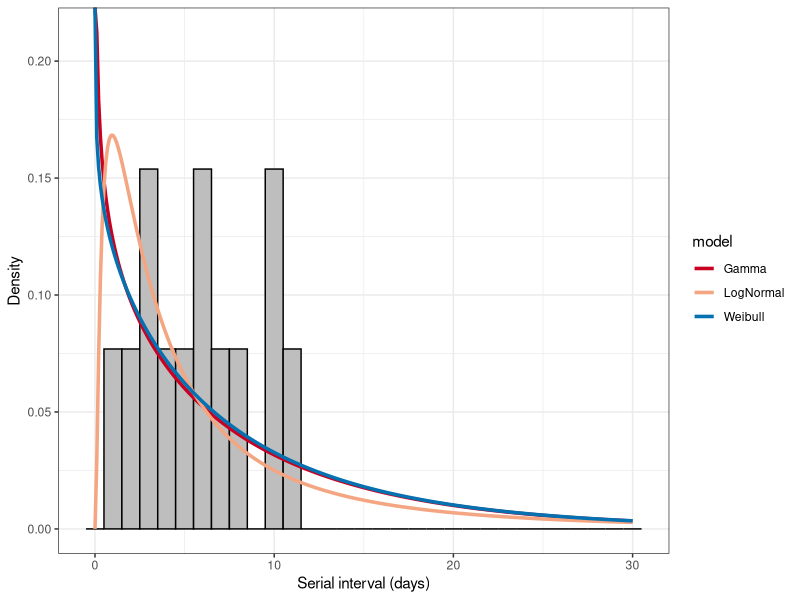

Recreate this plot in R.
############################################################
#Aim: to visualize the fitted models of Ward et al. (2022) BMJ
#Final edit: 16 March 2022
#Editor: Fumi Miura
############################################################
###Procedure
#0. Package 
#1. Data 
#2. Model parameters
#3. Visualization
############################################################

###0. Package -----
library(tidyverse)

###1. Data -----
## raw data offig-5
fig5_data <- data.frame( #Retrived from Figure-5 in Ward et al. 
  SI=c(3,3,1,4,5,2,10,6,7,6,8,11,10)
)
## posterior samples of the best fit model (gamma)
output_ukhsa <- read_csv("output_trace.csv") #source: authors' Github https://github.com/OvertonC/Transmission-Dynamics-of-Monkeypox-in-the-United-Kingdom

###2. Model parameters -----
##Gamma; shape=0.804, rate=0.101 (source: posterior means provided on Github)
gamma_output <- output_ukhsa %>%
  summarise(mean(alpha),median(alpha),mean(beta),median(beta)) #0.810 0.804 0.103 0.101 #all chains
shape_gam <- gamma_output$`median(alpha)` #shape = 0.804
rate_gam <- gamma_output$`median(beta)`# rate = 0.101
#shape_gam * rate_gam^(-1) #mean = 7.952086
#(shape_gam * (rate_gam^(-1))^2)^(1/2) #sd = 8.86753

##Weibull; shape=0.912, scale=7.850 (source: Suup B table, Weibull (ICC))
sig <- 9.0
mu <- 8.2
f <- function(k){sig^2/mu^2 - gamma(1+2/k)/gamma(1+1/k)^2 + 1} #function to translate (sigma,mu) into shape para
shape_wei <- uniroot(f, c(0.1, 10))$root 
scale_wei <- mu/gamma(1+1/shape_wei) 

##Lognormal; para_sd=1.205, para_mu=1.401 (source: Suup B table, lognormal (ICC))
mean_ln <- 8.4
sd_ln <- 15.2
para_sd <- (log((sd_ln^2)/(mean_ln^2) + 1))^(1/2)
para_mu <- log(mean_ln) - (1/2)*para_sd^2

###3. Visualization -----
##data.frame for plot
x_plot <- seq(0,30,by=0.1)
no_model <- 3  #no. of tested models 
model_plot <- data.frame(
  x_plot = rep(x_plot, no_model),
  dens = c(dgamma(x_plot, shape = shape_gam, rate = rate_gam),
           dweibull(x_plot,shape= shape_wei,scale=scale_wei),
           dlnorm(x_plot,meanlog=para_mu,sdlog=para_sd)
  ),
  model = c(rep("Gamma",length(x_plot)),
            rep("Weibull",length(x_plot)),
            rep("LogNormal",length(x_plot)))
)
##ggplot
ggplot() + 
  geom_histogram(data=fig5_data, 
                 mapping = aes(x = SI, y = ..density..),
                 binwidth = 1,
                 colour = 1, fill = "grey") +
  geom_line(data = model_plot,
            mapping = aes(x=x_plot, y=dens, color=model),
            size=1.2) +
  theme_bw()+
  scale_colour_manual(values=c(RColorBrewer::brewer.pal(5, "RdBu")[1],RColorBrewer::brewer.pal(5, "RdBu")[2],RColorBrewer::brewer.pal(5, "RdBu")[5]))+
  labs(x = "Serial interval (days)", y = "Density")